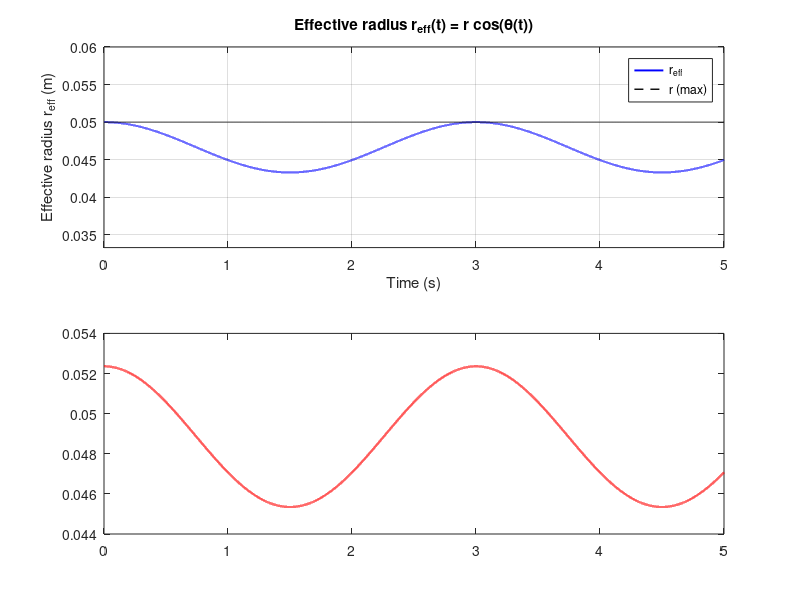

The MATLAB script that drew this image: (Note: this script raises an error after producing the figure.)
% Plot chain linear speed variation due to polygonal/angle effect.
% r in meters, N in rev/s (Hz). theta_amp in radians (max angular deviation).
clear; clf;

% --- User inputs
r = 0.05;            % pitch radius (m)
N = 10/60;           % speed in rev/s (10 rpm -> 10/60 Hz); set as rev/s
theta_amp = pi/6;    % amplitude of theta variation (rad)
f_theta = N;         % frequency of theta variation (use shaft rotation freq)
Tsim = 5;            % simulation time (s)
dt = 1e-4;           % time step

% --- Time and theta(t)
t = 0:dt:Tsim;
omega_theta = 2*pi*f_theta;
% choose theta waveform: sinusoidal oscillation around zero
theta_t = theta_amp * sin(omega_theta * t);

% instantaneous effective radius and delta r
r_eff = r .* cos(theta_t);           % r_min (time dependent)
delta_r = r .* (1 - cos(theta_t));   % delta r

% instantaneous linear speed (m/s)
v_t = 2 * pi * N .* r_eff;

% also compute static v_max for reference (when cosθ=1)
v_max = 2 * pi * N * r;
v_min_sample = min(v_t);

% --- Plot results
subplot(2,1,1);
plot(t, r_eff, 'b', 'LineWidth', 1.4); hold on
plot(t, r*ones(size(t)), 'k--', 'LineWidth', 1);
xlabel('Time (s)'); ylabel('Effective radius r_{eff} (m)');
title('Effective radius r_{eff}(t) = r cos(\theta(t))');
legend('r_{eff}','r (max)', 'Location','best');
grid on; ylim([min(r_eff)-0.01, r+0.01]);

subplot(2,1,2);
plot(t, v_t, 'r', 'LineWidth', 1.6); hold on
yline(v_max,'k--','v_{max}','LabelHorizontalAlignment','left');
yline(v_min_sample,'k:','v_{min}','LabelHorizontalAlignment','left');
xlabel('Time (s)'); ylabel('Linear speed v (m/s)');
title(sprintf('Linear speed v(t) = 2\\pi N r_{eff}(t), N=%.4g rev/s', N));
grid on;

% annotate numeric values
txt = {
    sprintf('r = %.4g m', r)
    sprintf('N = %.4g rev/s', N)
    sprintf('theta_{amp} = %.3g rad', theta_amp)
    sprintf('v_{max} = %.4g m/s', v_max)
    sprintf('v_{min} = %.4g m/s', v_min_sample)
    sprintf('\\Delta r_{max} = %.4g m', max(delta_r))
    };
xpos = 0.02 * Tsim; ypos = 0.95 * max(v_t);
text(xpos, ypos, txt, 'VerticalAlignment','top','EdgeColor','k');

% --- Optional: plot one period zoom
figure;
period = 1/f_theta;
ind = t <= period;
plot(t(ind), v_t(ind), 'm', 'LineWidth', 1.6);
xlabel('Time (s)'); ylabel('v (m/s)');
title('v(t) over one rotation period');
grid on;

% Print sample values to console
fprintf('v_max = %.6g m/s, v_min = %.6g m/s, Delta r_max = %.6g m\n', v_max, v_min_sample, max(delta_r));
